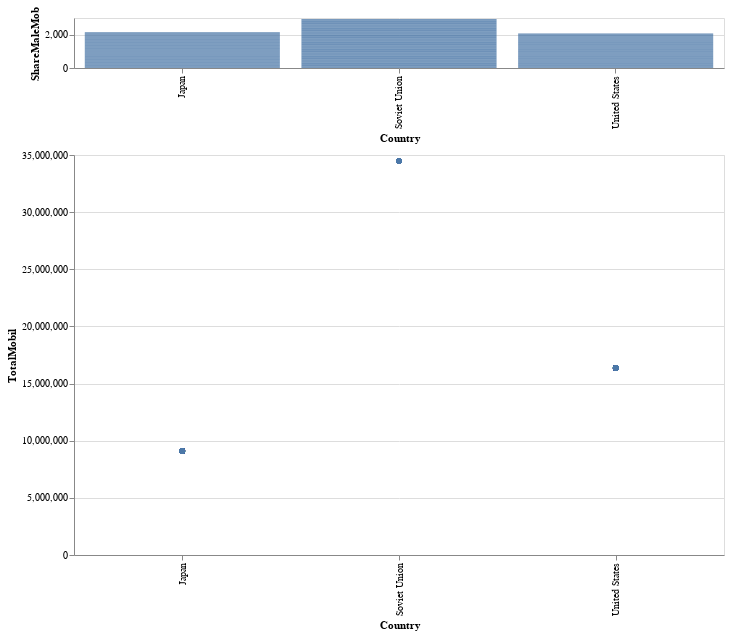

Source (notebook cell):
### Code cell
brush = alt.selection_interval(
    encodings=['x'] # limit selection to x-axis (year) values
)

# dynamic query histogram
years = alt.Chart(combo).mark_bar().add_selection(
    brush
).encode(
    #alt.X('year(Release_Date):T', title='Films by Release Year'),
    #alt.Y('count():Q', title=None)
    alt.X('Country:N'),
    alt.Y('ShareMaleMob:Q')
).properties(
    width=650,
    height=50
)

# scatter plot, modify opacity based on selection
ratings = alt.Chart(combo).mark_circle().encode(
    x='Country:N',
    y='TotalMobil:Q',
    tooltip='TotalMobil:N',
    opacity=alt.condition(brush, alt.value(0.75), alt.value(0.05))
).properties(
    width=650,
    height=400
)

alt.vconcat(years, ratings).properties(spacing=5)

### Figure 1 — Vega-Lite specification as saved in the notebook (floating-point values rounded to 4 significant figures; data arrays with more than 128 entries replaced by an {"elided": "..."} marker saying what was removed)
{"config": {"view": {"continuousWidth": 300, "continuousHeight": 300}}, "vconcat": [{"mark": {"type": "bar"}, "encoding": {"x": {"field": "Country", "type": "nominal"}, "y": {"field": "ShareMaleMob", "type": "quantitative"}}, "height": 50, "name": "view_2", "width": 650}, {"mark": {"type": "circle"}, "encoding": {"opacity": {"condition": {"param": "param_2", "value": 0.75}, "value": 0.05}, "tooltip": {"field": "TotalMobil", "type": "nominal"}, "x": {"field": "Country", "type": "nominal"}, "y": {"field": "TotalMobil", "type": "quantitative"}}, "height": 400, "width": 650}], "data": {"name": "data-615106ce3f727f5106e5336e1c3fc17c"}, "params": [{"name": "param_2", "select": {"type": "interval", "encodings": ["x"]}, "views": ["view_2"]}], "spacing": 5, "$schema": "https://vega.github.io/schema/vega-lite/v5.17.0.json", "datasets": {"data-615106ce3f727f5106e5336e1c3fc17c": {"elided": "252 records"}}}
